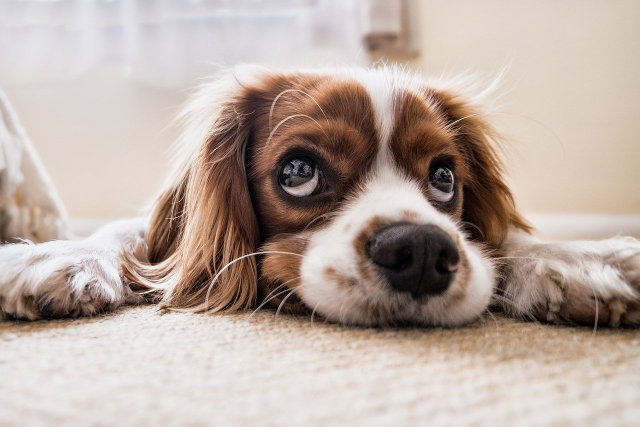
#> input picture opencv/fig/puppy_1280_853.jpg, 1280 x 853 px (shown at 1/2 size)
$ jupyter execute --allow-errors Ch_2_OpenCV_basic.ipynb   (older library calls are emulated)   (text cells are left out)
#> lines starting #> are read from the running program, lines starting #| are printed output that depends on the picture; after the words box and inside, x2 and y2 are one past the last pixel; in counts of white or black regions, pixels touching at a corner belong together
[cell 1]
import sys
import cv2
import numpy as np

[cell 2]
# cv2.imread(filename[, flags]) -> retval

# retval
    # numpy.nbarray: retval.ndim/shape/size/dtype
    # dtype: uint8
    # shape: gray영상의 경우 (h,w) 또는 color (h,w, 3)
    # gray영상 : cv2.CV_8UC1 -> numpy.uint8
    # color영상 : cv2.CV_8UC3 -> numpy.uint8

[cell 3]
# 영상 불러오기
img1 = cv2.imread('fig/puppy.bmp', cv2.IMREAD_GRAYSCALE)
img2 = cv2.imread('fig/puppy_1280_853.jpg', cv2.IMREAD_COLOR)
#> img2 is the input picture: shape (853, 1280, 3); mean B, G, R 162, 170.6, 186.1

#> (the rest of this cell did not finish here and is left out)

#> (a cell that did not finish here is left out)

[cell 5]
x = 230
y = 320

#> (the rest of this cell did not finish here and is left out)

[cell 6]
import numpy as np
import cv2

# 새 영상 생성하기

img1 = np.random.randint(0, 255, (240, 320), dtype = np.uint8) # gray random scale
img2 = np.zeros((240, 320, 3), dtype=np.uint8)    # color image
img3 = np.ones((240, 320), dtype=np.uint8) * 255  # dark gray
img4 = np.full((240, 320, 3), (0, 255, 255), dtype=np.uint8)  # yellow


cv2.imshow('img1', img1)
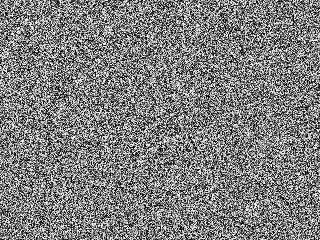
#> window 'img1': shape (240, 320); min 0, max 254, mean 126.7
cv2.imshow('img2', img2)
cv2.imshow('img3', img3)
cv2.imshow('img4', img4)
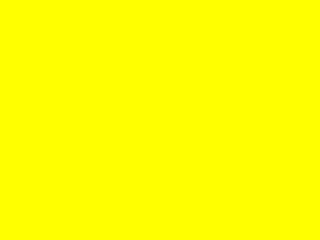
#> window 'img4': shape (240, 320, 3); mean B, G, R 0, 255, 255


cv2.waitKey()
cv2.destroyAllWindows()

[cell 7]
# 영상 복사
img1 = cv2.imread('fig/puppy.bmp', cv2.IMREAD_COLOR)
# img1 = cv2.imread('HappyFish.jpg')

#> (the rest of this cell did not finish here and is left out)

[cell 8]
img1 = cv2.imread('fig/puppy.bmp')

#> (the rest of this cell did not finish here and is left out)

[cell 9]
# 마스크 영상을 이용한 영상 합성
# cv2.copyTo(src, mask, dst = None) -> dst

src = cv2.imread('fig/airplane.bmp', cv2.IMREAD_COLOR)
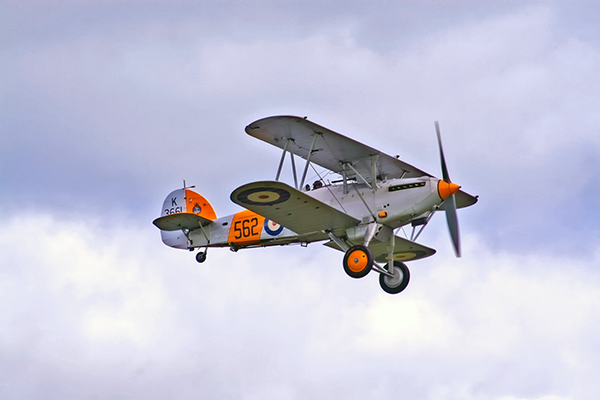
#> input picture opencv/fig/airplane.bmp, 600 x 400 px
#> src is the input picture: shape (400, 600, 3); mean B, G, R 217.1, 197.6, 196.8
mask = cv2.imread('fig/mask_plane.bmp', cv2.IMREAD_GRAYSCALE)
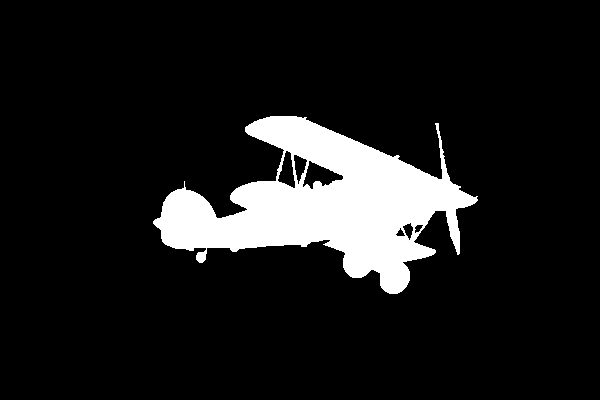
#> input picture opencv/fig/mask_plane.bmp, 600 x 400 px
#> mask: shape (400, 600); 10.8% white; 1 white region, box (x1, y1, x2, y2) and area: (153, 116, 478, 294) 25896
dst = cv2.imread('fig/field.bmp', cv2.IMREAD_COLOR)

#> (the rest of this cell did not finish here and is left out)

[cell 10]
img1 = cv2.imread('fig/cow.png')
img2 = cv2.imread('fig/green.png')
#> (the rest of this cell did not finish here and is left out)

[cell 11]
import matplotlib.pyplot as plt

[cell 12]
img1 = cv2.imread('cozy.jpg')
#> (the rest of this cell did not finish here and is left out)

[cell 13]
img2 = cv2.imread('pyramiddd.jpg')
#> (the rest of this cell did not finish here and is left out)

#> (a cell that did not finish here is left out)

[cell 15]
src = cv2.imread('fig/puppy.bmp', cv2.IMREAD_COLOR)
sunglass = cv2.imread('fig/imgbin_sunglasses_1.png', cv2.IMREAD_UNCHANGED)

#> (the rest of this cell did not finish here and is left out)

[cell 16]
# cv2.line(img, pt1, pt2, color, thickness = None, lineType = None, shift = None) -> img
# flags
    # img:그림을 그릴 영상
    # pt1, pt2: 직선의 시작점, 끝점
    # color: 직선의 칼라 (B,G,R)의 튜플
    # thinkness: 선두께, 기본은= 1
    # lineType: cv2.LINE_4, cv2.LINE_8, cv2.LINE_AA

# cv2.rectangle(img, pt1, pt2, color, thickness = None, lineType = None) -> img
   # pt1 :좌측 상단,  pt2: 우측하단
# cv2.rectangle(img, rect, color, thickness = None, lineType = None) -> img
    # rect: 사각형의 위치 정보 (x, y, w, h)


# cv2.circle(img, center, radius, color, thickness = None, lineType = None) -> img
    # center: 원의 중심좌표 (x, y)
    # radius : 원의 반지름

# cv2.ellips(img, center, axes, angle, startAngle, endAngle, color[, thickness[, lineType[, shift]]]) -> img
    # center: 원의 중심좌표 (x, y)
    # axis: 축의 반지름(x, y)
    # angle: 타원의 기울기 (예, 10, 오른쪽으로 10도 기울어짐)
    # startAngle: 타원을 그리는 시작 각도 (3시 방향이 0도)
    # endAngle: 타원을 그리는 종료 각도

# cv2.polylines(img, pts, isClosed, color, thickness = None, lineType = None) -> img
    # center: 다각형 점들의 array
    # isClosed : True for 폐곡선

[cell 17]
import numpy as np
import cv2

img = np.full((600, 1200, 3), 255, np.uint8)

# x, y 좌표순서
cv2.line(img, (50, 50), (300, 50), (0, 0, 255), 5)
cv2.line(img, (300, 50), (150, 300), (0, 0, 255), 5)
cv2.line(img, (400, 50), (400, 300), (0, 0, 255), 5)
cv2.arrowedLine(img, (50, 50), (300, 50), (0, 0, 255), 5)


cv2.rectangle(img, (50, 410, 350, 100), (0, 255, 0), 2)
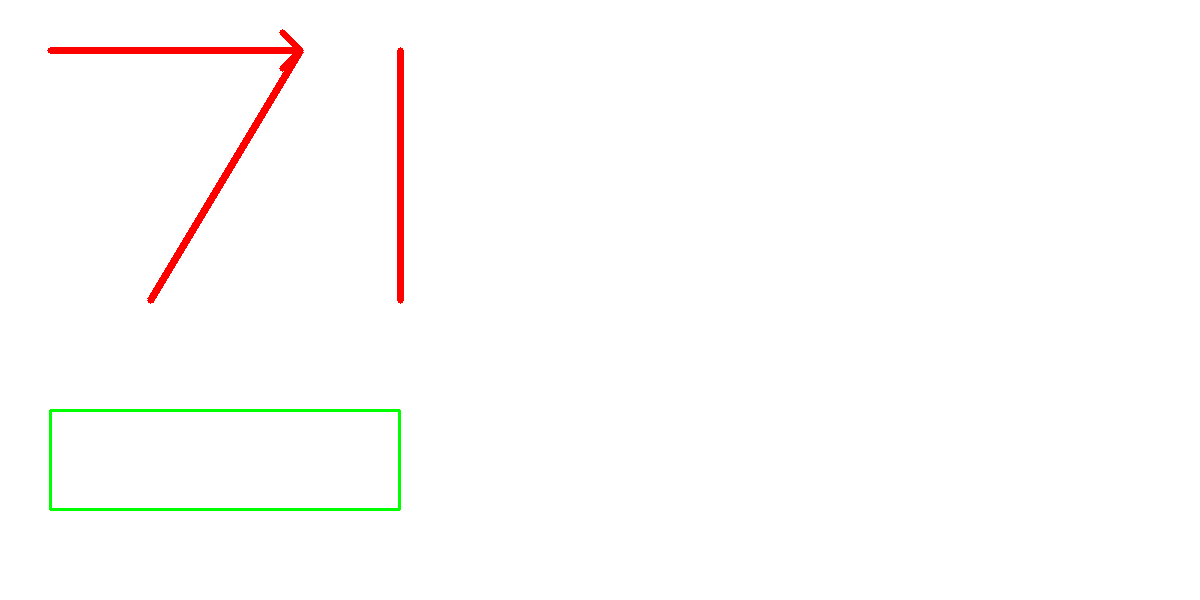
#> img: shape (600, 1200, 3); mean of channels 0, 1, 2 252, 252.9, 254; drawn as B, G, R
# cv2.rectangle(img, (70, 220), (180, 280), (0, 128, 0), -1)

cv2.circle(img, (600, 200), 100, (255, 255, 0), 3, cv2.LINE_AA)
# cv2.circle(img, (300, 100), 60, (255, 0, 0), -1, cv2.LINE_8)

cv2.ellipse(img, (500, 100), (100, 50), 10, 0, 360, (255, 0, 0), 2)

pts = np.array([[250, 200], [300, 200], [350, 300], [250, 300]])
cv2.polylines(img, [pts], True, (255, 0, 255), 2, cv2.LINE_AA)

text = 'OpenCV version ' + cv2.__version__
cv2.putText(img, text, (800, 100), cv2.FONT_HERSHEY_SIMPLEX, 0.8,
            (0, 0, 255), 1, cv2.LINE_AA)
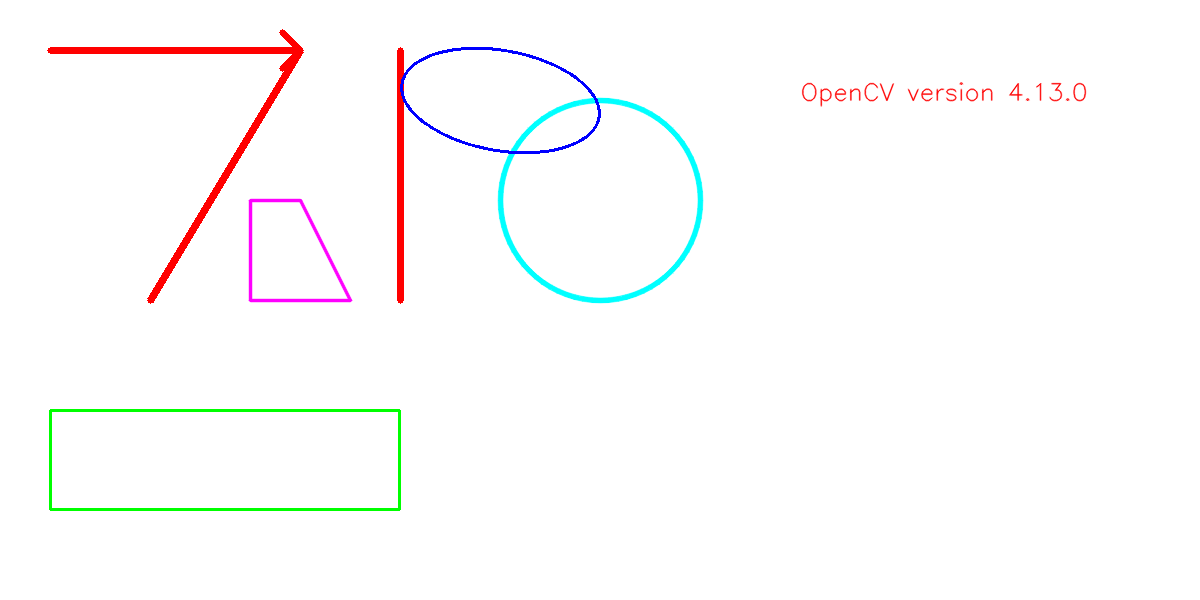
#> img: shape (600, 1200, 3); mean of channels 0, 1, 2 251.7, 251.7, 252.4; drawn as B, G, R

cv2.imshow("img", img)
cv2.waitKey()
cv2.destroyAllWindows()

[cell 18]
# cv2.VideoCapture(index/filename, apiPreference=None) -> retval
# index: camera_id or filename
# apiPreference=None

# cv2.VideoCapture.open(index/filename, apiPreference=None) -> retval
# retval: True or False

# cv2.VideoCapture.read(image=None) -> retval, image
# retval : True or False
# image: Frame

# cv2.VideoCapture.get() -> retval

# cv2.Canny(image, threshold1, threshold2)
# image:입력영상
# threshold1 = low value, threshold2 =  high value

[cell 19]
# 카메라 열기
cap = cv2.VideoCapture(0)

if not cap.isOpened(): #True or False
    print("Videocap open failed!")
    cap.release()
    sys.exit()

[cell 20]
# [12 lines of commented-out code are left out]
while True:

    ret, frame = cap.read()
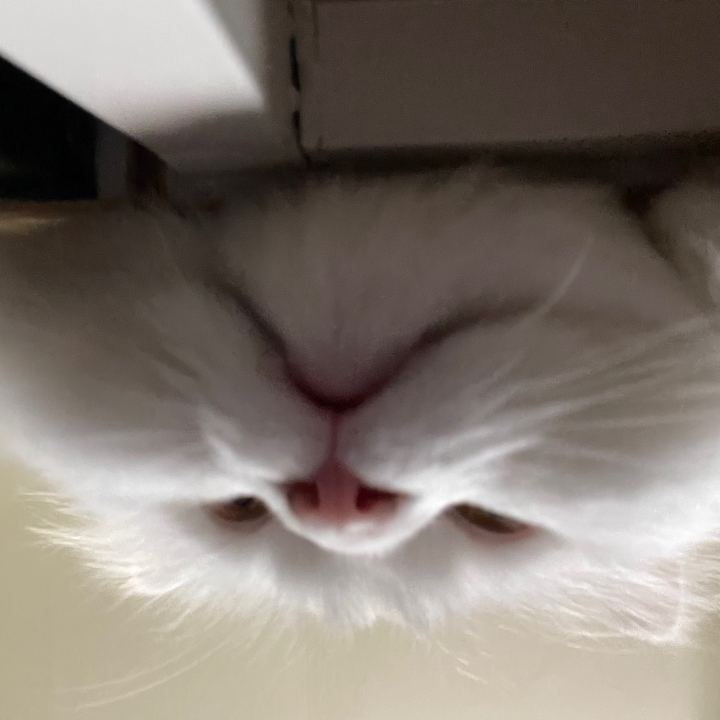
#> input picture opencv/bong.jpg, 1440 x 1440 px, given in place of the camera (shown at 1/2 size)
#> frame is the input picture: shape (1440, 1440, 3); mean B, G, R 110.1, 118.1, 127.2

    if not ret:
        print('Video read failed')
        break


#     edge = cv2.Canny(frame, 50, 150)
#     inversed = ~edge  # 반전

    cv2.imshow('frame', frame)
#     cv2.imshow('frame1', edge)
#     cv2.imshow('inversed', inversed)

    if cv2.waitKey(10) == 27:
#> (key e is pressed here)
        break

cap.release()
cv2.destroyAllWindows()
